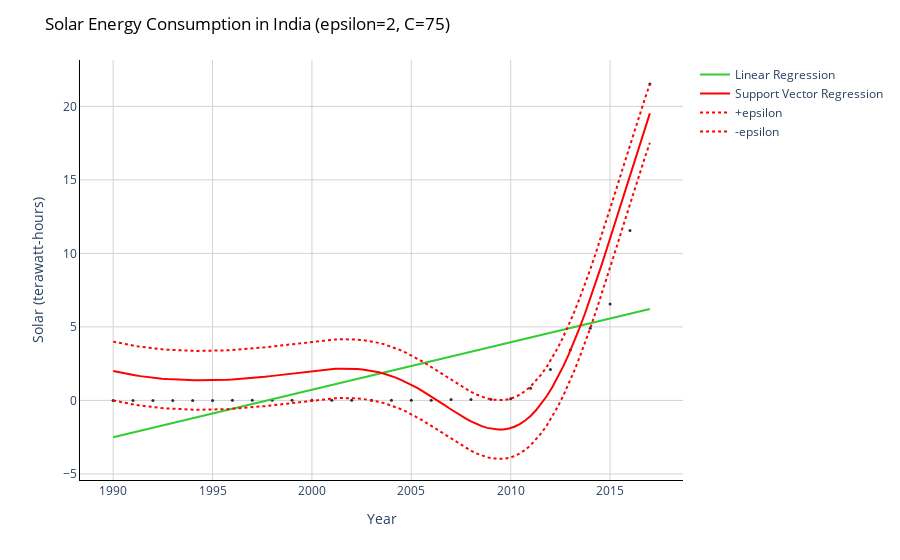

This figure's notebook cell:
### Code cell
# Create a scatter plot
fig = px.scatter(df, x=df['Year'], y=df['Solar (terawatt-hours)'], 
                 opacity=0.8, color_discrete_sequence=['black'])
# Add a best-fit line
fig.add_traces(go.Scatter(x=x_range, y=y_lr, name='Linear Regression', line=dict(color='limegreen')))
fig.add_traces(go.Scatter(x=x_range, y=y_svr, name='Support Vector Regression', line=dict(color='red')))
fig.add_traces(go.Scatter(x=x_range, y=y_svr+2, name='+epsilon', line=dict(color='red', dash='dot')))
fig.add_traces(go.Scatter(x=x_range, y=y_svr-2, name='-epsilon', line=dict(color='red', dash='dot')))

# Change chart background color
fig.update_layout(dict(plot_bgcolor = 'white'))

# Update axes lines
fig.update_xaxes(showgrid=True, gridwidth=1, gridcolor='lightgrey', 
                 zeroline=True, zerolinewidth=1, zerolinecolor='lightgrey', 
                 showline=True, linewidth=1, linecolor='black')

fig.update_yaxes(showgrid=True, gridwidth=1, gridcolor='lightgrey', 
                 zeroline=True, zerolinewidth=1, zerolinecolor='lightgrey', 
                 showline=True, linewidth=1, linecolor='black')

# Set figure title
fig.update_layout(title=dict(text="Solar Energy Consumption in India (epsilon=2, C=75)", 
                             font=dict(color='black')))

# Update marker size
fig.update_traces(marker=dict(size=3))

fig.show()
